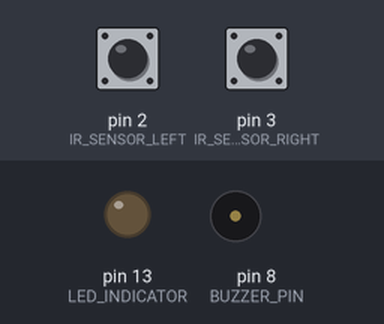
A sketch run on a simulated Arduino Uno, built with avr-gcc and run on an emulated ATmega328P. Shown: output pins drawn as LEDs (lit = HIGH), buzzer (waves = sounding, pin HIGH). The test bench sets the inputs (shaded band); at power-on: pin 2 (IR_SENSOR_LEFT) LOW, pin 3 (IR_SENSOR_RIGHT) LOW. What the sketch prints to the serial monitor is not drawn.

Above: at 3.2 s.
3.3 s: pin 2 (IR_SENSOR_LEFT) driven HIGH
At 4.4 s:
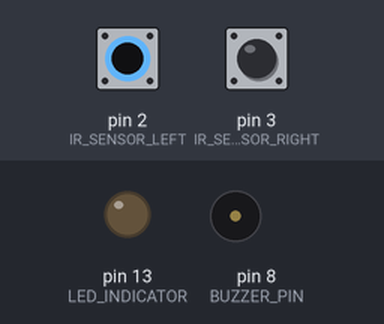
4.8 s: pin 2 (IR_SENSOR_LEFT) driven LOW
At 7.2 s:
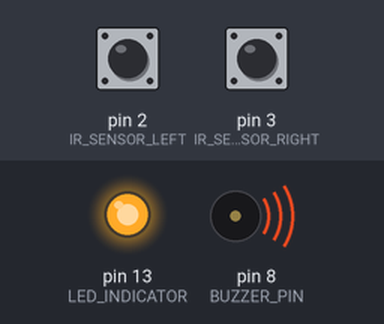
7.8 s: pin 3 (IR_SENSOR_RIGHT) driven HIGH
At 9.1 s:
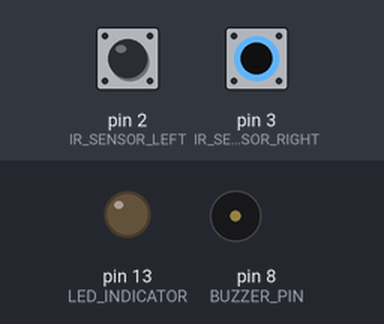
9.4 s: pin 3 (IR_SENSOR_RIGHT) driven LOW
At 12.2 s:
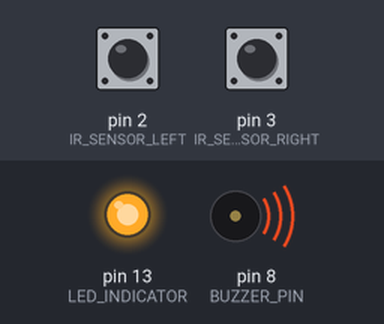
12.4 s: pin 2 (IR_SENSOR_LEFT) pulsed HIGH 5 times (0.12 s each, 0.3 s apart)
16.9 s: pin 3 (IR_SENSOR_RIGHT) pulsed HIGH 2 times (0.12 s each, 0.3 s apart)
Timing chart, 0 to 20.9 s (numbered marks = the images above; inputs shaded):
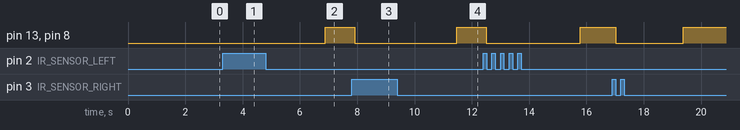

Measured:
- after the input at 3.3 s, pin 13 (LED_INDICATOR), pin 8 (BUZZER_PIN): stays LOW (without the input it goes to HIGH after 0.76 s)
- after the input at 4.8 s, pin 13 (LED_INDICATOR), pin 8 (BUZZER_PIN): LOW → HIGH after 2.1 s
- after the input at 7.8 s, pin 13 (LED_INDICATOR), pin 8 (BUZZER_PIN): HIGH → LOW after 0.12 s
- after the input at 9.4 s, pin 13 (LED_INDICATOR), pin 8 (BUZZER_PIN): LOW → HIGH after 2.1 s

The sketch:

driver_sleep_prevention.ino
```cpp
// (licence header left out)
// ==================== PIN DEFINITIONS ====================
const int IR_SENSOR_LEFT = 2;    // IR sensor for left eye (Digital Pin 2)
const int IR_SENSOR_RIGHT = 3;   // IR sensor for right eye (Digital Pin 3)
const int BUZZER_PIN = 8;        // Buzzer pin (Digital Pin 8)
const int LED_INDICATOR = 13;    // Built-in LED for status indication (optional)

// ==================== CONFIGURATION PARAMETERS ====================
const int CLOSURE_THRESHOLD = 2000;   // Time in milliseconds (2 seconds)
const int BUZZER_DURATION = 3000;     // Buzzer active time in milliseconds
const int DEBOUNCE_DELAY = 50;        // Debounce delay in milliseconds

// ==================== GLOBAL VARIABLES ====================
unsigned long eyesClosedStartTime = 0;  // Timestamp when eyes first closed
bool eyesWereClosed = false;            // Previous state of eyes
bool alertActive = false;               // Buzzer alert status
unsigned long alertStartTime = 0;       // Timestamp when alert started

// ==================== SETUP FUNCTION ====================
void setup() {
  // Initialize serial communication for debugging
  Serial.begin(9600);
  Serial.println("Driver Sleep Prevention System");
  Serial.println("Initializing...");

  // Configure pin modes
  pinMode(IR_SENSOR_LEFT, INPUT);
  pinMode(IR_SENSOR_RIGHT, INPUT);
  pinMode(BUZZER_PIN, OUTPUT);
  pinMode(LED_INDICATOR, OUTPUT);

  // Initial state: buzzer off
  digitalWrite(BUZZER_PIN, LOW);
  digitalWrite(LED_INDICATOR, LOW);

  // Calibration period
  Serial.println("System Ready!");
  Serial.println("Starting monitoring...");
  delay(2000); // 2-second startup delay
}

// ==================== MAIN LOOP ====================
void loop() {
  // Read sensor states
  // IR sensors typically output LOW when object detected (eye closed)
  // and HIGH when no object detected (eye open)
  int leftEyeState = digitalRead(IR_SENSOR_LEFT);
  int rightEyeState = digitalRead(IR_SENSOR_RIGHT);

  // Check if both eyes are closed
  // Adjust this logic based on your IR sensor output:
  // Some sensors are LOW when detecting (obstacle present)
  // Some sensors are HIGH when detecting
  bool bothEyesClosed = (leftEyeState == LOW && rightEyeState == LOW);

  // Debugging output (optional - can be commented out)
  Serial.print("Left: ");
  Serial.print(leftEyeState);
  Serial.print(" | Right: ");
  Serial.print(rightEyeState);
  Serial.print(" | Eyes Closed: ");
  Serial.println(bothEyesClosed ? "YES" : "NO");

  // ==================== DROWSINESS DETECTION LOGIC ====================
  if (bothEyesClosed) {
    // Eyes are currently closed

    if (!eyesWereClosed) {
      // Eyes just closed - start the timer
      eyesClosedStartTime = millis();
      eyesWereClosed = true;
      Serial.println("⚠ Eyes closed - Timer started");
    } else {
      // Eyes were already closed - check duration
      unsigned long closureDuration = millis() - eyesClosedStartTime;

      if (closureDuration >= CLOSURE_THRESHOLD && !alertActive) {
        // Eyes closed for too long - activate alert
        activateAlert();
      }
    }
  } else {
    // Eyes are open

    if (eyesWereClosed) {
      // Eyes just opened
      Serial.println("✓ Eyes opened - Timer reset");
      eyesWereClosed = false;
      eyesClosedStartTime = 0;
    }
  }

  // ==================== ALERT MANAGEMENT ====================
  if (alertActive) {
    unsigned long alertDuration = millis() - alertStartTime;

    // Check if alert duration has passed
    if (alertDuration >= BUZZER_DURATION || !bothEyesClosed) {
      // Deactivate alert if duration exceeded or eyes opened
      deactivateAlert();
    }
  }

  // Small delay to prevent excessive serial output
  delay(100);
}

// ==================== ALERT ACTIVATION FUNCTION ====================
void activateAlert() {
  Serial.println("🚨 DROWSINESS DETECTED! ALERT ACTIVATED! 🚨");

  alertActive = true;
  alertStartTime = millis();

  // Turn on buzzer
  digitalWrite(BUZZER_PIN, HIGH);

  // Turn on LED indicator
  digitalWrite(LED_INDICATOR, HIGH);

  // Optional: Create pulsing buzzer effect
  // Uncomment below for pulsing alert
  /*
  for (int i = 0; i < 3; i++) {
    digitalWrite(BUZZER_PIN, HIGH);
    delay(200);
    digitalWrite(BUZZER_PIN, LOW);
    delay(100);
  }
  digitalWrite(BUZZER_PIN, HIGH);
  */
}

// ==================== ALERT DEACTIVATION FUNCTION ====================
void deactivateAlert() {
  Serial.println("✓ Alert deactivated");

  alertActive = false;

  // Turn off buzzer
  digitalWrite(BUZZER_PIN, LOW);

  // Turn off LED indicator
  digitalWrite(LED_INDICATOR, LOW);
}

// ==================== ADDITIONAL HELPER FUNCTIONS ====================

/*
 * Function: testBuzzer
 * Description: Test function to verify buzzer is working
 * Call this from setup() to test
 */
void testBuzzer() {
  Serial.println("Testing buzzer...");
  digitalWrite(BUZZER_PIN, HIGH);
  delay(500);
  digitalWrite(BUZZER_PIN, LOW);
  delay(500);
  Serial.println("Buzzer test complete");
}

/*
 * Function: calibrateSensors
 * Description: Calibration routine for IR sensors
 * Helps determine the correct threshold values
 */
void calibrateSensors() {
  Serial.println("=== CALIBRATION MODE ===");
  Serial.println("Please keep eyes OPEN for 5 seconds...");
  delay(5000);

  int openSamples = 0;
  for (int i = 0; i < 50; i++) {
    if (digitalRead(IR_SENSOR_LEFT) == HIGH) openSamples++;
    delay(100);
  }

  Serial.println("Now CLOSE your eyes for 5 seconds...");
  delay(5000);

  int closedSamples = 0;
  for (int i = 0; i < 50; i++) {
    if (digitalRead(IR_SENSOR_LEFT) == LOW) closedSamples++;
    delay(100);
  }

  Serial.println("=== CALIBRATION RESULTS ===");
  Serial.print("Eyes Open samples (HIGH): ");
  Serial.println(openSamples);
  Serial.print("Eyes Closed samples (LOW): ");
  Serial.println(closedSamples);
  Serial.println("===========================");
}
```
